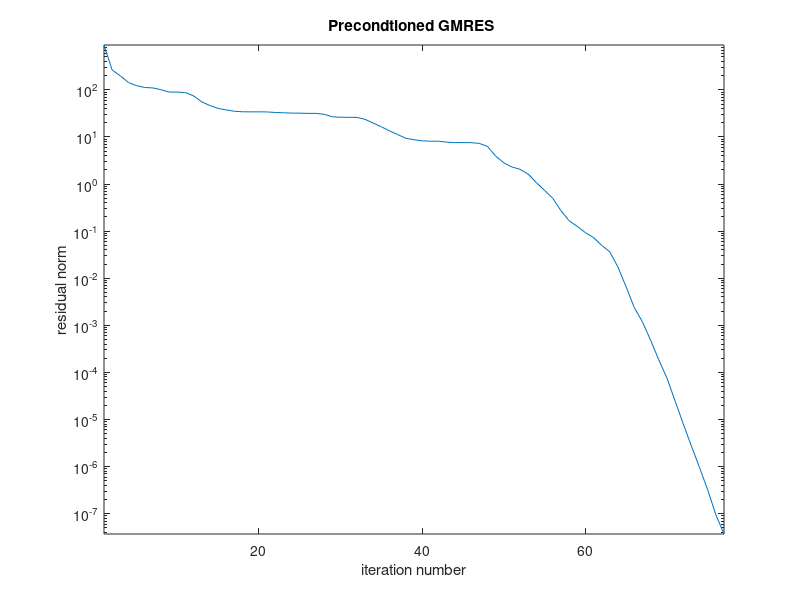

Reproduce this figure in MATLAB.
%% 
% Here is a $1000\times 1000$ matrix of density around 0.5%.
A = 0.6*speye(1000) + sprand(1000,1000,0.005,1/10000);

%%
% Without a preconditioner, GMRES takes a large number of iterations. 
b = rand(1000,1); 
[x,~,~,~,resid_plain] = gmres(A,b,50,1e-10,6);  % restart at 50
clf, semilogy(resid_plain,'-')
xlabel('iteration number'), ylabel('residual norm')    % ignore this line
title('Unpreconditioned GMRES')   % ignore this line

%%
% This version of incomplete $LU$ factorization simply prohibits fill-in
% for the factors, freezing the sparsity pattern of the approximate
% factors. 
[L,U] = ilu(A);
subplot(121), spy(A)
title('A')   % ignore this line
subplot(122), spy(L)
title('L')   % ignore this line

%%
% It does _not_ produce a true factorization of $A$.
norm( full(A - L*U) )  

%%
% The actual preconditioning matrix is $\mathbf{M}=\mathbf{L}\mathbf{U}$. However, the
% |gmres| function allows setting the preconditioner by giving the factors
% independently.
[x,~,~,~,resid_prec] = gmres(A,b,[],1e-10,300,L,U);

%%
% The preconditioning is fairly successful in this case.
clf, semilogy(resid_prec,'-')
xlabel('iteration number'), ylabel('residual norm')    % ignore this line
title('Precondtioned GMRES ')   % ignore this line
axis tight    % ignore this line
